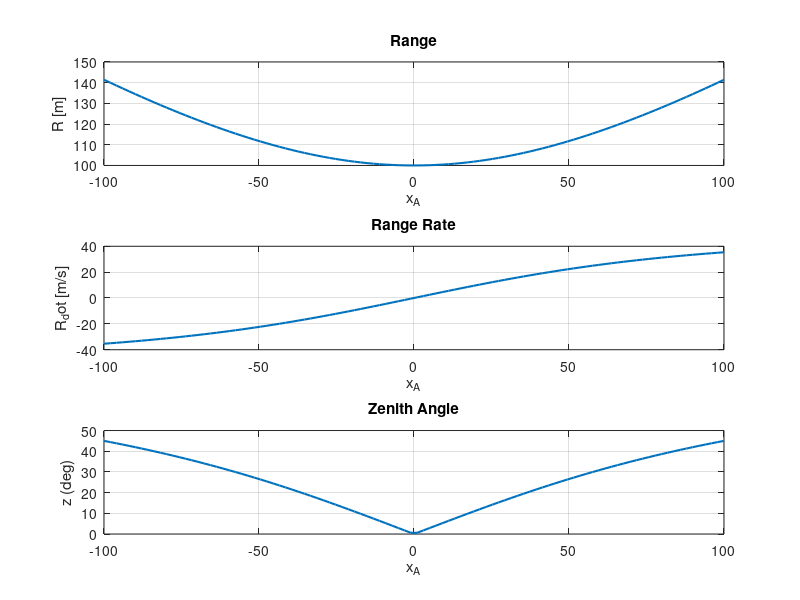

Write MATLAB code to recreate this figure.
%% ASEN 5090 GPS/GNSS
%% Justin Le
%% HW1 Problem 2 Script

clc; clear; close all

% Defining constants
v0 = 50; % [m/s]
x0 = 250; % [m]
h0 = 100; % [m]

% Equations are a function of xA
xa = linspace(-100,100);

% Ranging Equation
R = sqrt(xa.^2 + h0^2);

% Range Rate Equation
R_dot = xa.*v0.*(xa.^2+h0^2).^(-1/2);

% Zenith Equation
z = rad2deg(atan2(abs(xa),h0));


% Plotting Results
figure()

subplot(3,1,1)
plot(xa, R, 'LineWidth', 1.5)
grid on
xlabel('x_A')
ylabel('R [m]')
title('Range')

subplot(3,1,2)
plot(xa, R_dot, 'LineWidth', 1.5)
grid on
xlabel('x_A')
ylabel('R_dot [m/s]')
title('Range Rate')

subplot(3,1,3)
plot(xa, z, 'LineWidth', 1.5)
grid on
xlabel('x_A')
ylabel('z (deg)')
title('Zenith Angle')

% Save figure as PNG
exportgraphics(gcf, 'HW1_sensitivity.png', 'Resolution', 300);
